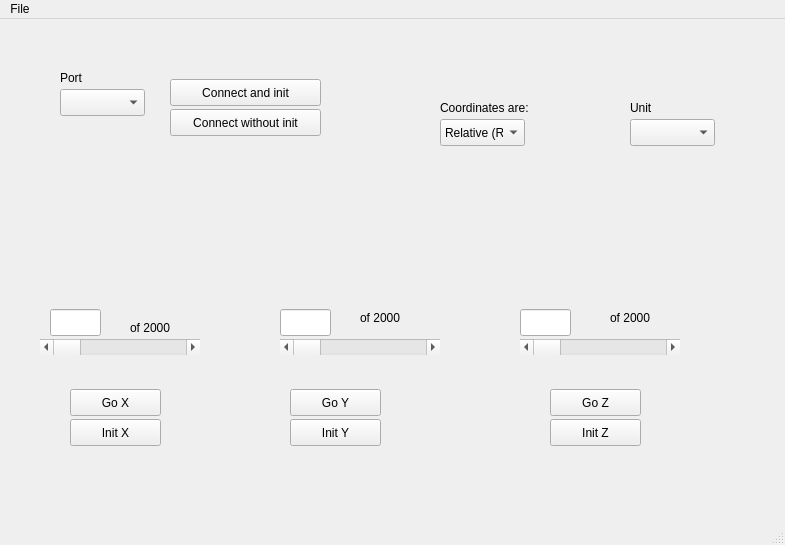
<?xml version="1.0" encoding="UTF-8"?>
<ui version="4.0">
 <class>MainWindow</class>
 <widget class="QMainWindow" name="MainWindow">
  <property name="geometry">
   <rect>
    <x>0</x>
    <y>0</y>
    <width>785</width>
    <height>545</height>
   </rect>
  </property>
  <property name="windowTitle">
   <string>MainWindow</string>
  </property>
  <widget class="QWidget" name="centralwidget">
   <widget class="QScrollBar" name="horizontalScrollBar">
    <property name="geometry">
     <rect>
      <x>40</x>
      <y>320</y>
      <width>160</width>
      <height>16</height>
     </rect>
    </property>
    <property name="orientation">
     <enum>Qt::Horizontal</enum>
    </property>
   </widget>
   <widget class="QScrollBar" name="horizontalScrollBar_2">
    <property name="geometry">
     <rect>
      <x>280</x>
      <y>320</y>
      <width>160</width>
      <height>16</height>
     </rect>
    </property>
    <property name="orientation">
     <enum>Qt::Horizontal</enum>
    </property>
   </widget>
   <widget class="QScrollBar" name="horizontalScrollBar_3">
    <property name="geometry">
     <rect>
      <x>520</x>
      <y>320</y>
      <width>160</width>
      <height>16</height>
     </rect>
    </property>
    <property name="orientation">
     <enum>Qt::Horizontal</enum>
    </property>
   </widget>
   <widget class="QLineEdit" name="lineEdit_2">
    <property name="geometry">
     <rect>
      <x>50</x>
      <y>290</y>
      <width>51</width>
      <height>27</height>
     </rect>
    </property>
   </widget>
   <widget class="QLineEdit" name="lineEdit_3">
    <property name="geometry">
     <rect>
      <x>280</x>
      <y>290</y>
      <width>51</width>
      <height>27</height>
     </rect>
    </property>
   </widget>
   <widget class="QLineEdit" name="lineEdit_5">
    <property name="geometry">
     <rect>
      <x>520</x>
      <y>290</y>
      <width>51</width>
      <height>27</height>
     </rect>
    </property>
   </widget>
   <widget class="QLabel" name="label">
    <property name="geometry">
     <rect>
      <x>130</x>
      <y>300</y>
      <width>61</width>
      <height>17</height>
     </rect>
    </property>
    <property name="text">
     <string>of 2000</string>
    </property>
   </widget>
   <widget class="QLabel" name="label_2">
    <property name="geometry">
     <rect>
      <x>360</x>
      <y>290</y>
      <width>61</width>
      <height>17</height>
     </rect>
    </property>
    <property name="text">
     <string>of 2000</string>
    </property>
   </widget>
   <widget class="QLabel" name="label_3">
    <property name="geometry">
     <rect>
      <x>610</x>
      <y>290</y>
      <width>61</width>
      <height>17</height>
     </rect>
    </property>
    <property name="text">
     <string>of 2000</string>
    </property>
   </widget>
   <widget class="QLabel" name="label_4">
    <property name="geometry">
     <rect>
      <x>630</x>
      <y>80</y>
      <width>61</width>
      <height>17</height>
     </rect>
    </property>
    <property name="text">
     <string>Unit</string>
    </property>
   </widget>
   <widget class="QComboBox" name="comboBox">
    <property name="geometry">
     <rect>
      <x>630</x>
      <y>100</y>
      <width>85</width>
      <height>27</height>
     </rect>
    </property>
   </widget>
   <widget class="QLabel" name="label_5">
    <property name="geometry">
     <rect>
      <x>60</x>
      <y>50</y>
      <width>61</width>
      <height>17</height>
     </rect>
    </property>
    <property name="text">
     <string>Port</string>
    </property>
   </widget>
   <widget class="QComboBox" name="comboBox_2">
    <property name="geometry">
     <rect>
      <x>60</x>
      <y>70</y>
      <width>85</width>
      <height>27</height>
     </rect>
    </property>
   </widget>
   <widget class="QPushButton" name="pushButton">
    <property name="geometry">
     <rect>
      <x>70</x>
      <y>370</y>
      <width>91</width>
      <height>27</height>
     </rect>
    </property>
    <property name="text">
     <string>Go X</string>
    </property>
   </widget>
   <widget class="QPushButton" name="pushButton_2">
    <property name="geometry">
     <rect>
      <x>290</x>
      <y>370</y>
      <width>91</width>
      <height>27</height>
     </rect>
    </property>
    <property name="text">
     <string>Go Y</string>
    </property>
   </widget>
   <widget class="QPushButton" name="pushButton_3">
    <property name="geometry">
     <rect>
      <x>550</x>
      <y>370</y>
      <width>91</width>
      <height>27</height>
     </rect>
    </property>
    <property name="text">
     <string>Go Z</string>
    </property>
   </widget>
   <widget class="QPushButton" name="pushButton_4">
    <property name="geometry">
     <rect>
      <x>170</x>
      <y>60</y>
      <width>151</width>
      <height>27</height>
     </rect>
    </property>
    <property name="text">
     <string>Connect and init</string>
    </property>
   </widget>
   <widget class="QPushButton" name="pushButton_5">
    <property name="geometry">
     <rect>
      <x>170</x>
      <y>90</y>
      <width>151</width>
      <height>27</height>
     </rect>
    </property>
    <property name="text">
     <string>Connect without init</string>
    </property>
   </widget>
   <widget class="QPushButton" name="pushButton_6">
    <property name="geometry">
     <rect>
      <x>70</x>
      <y>400</y>
      <width>91</width>
      <height>27</height>
     </rect>
    </property>
    <property name="text">
     <string>Init X</string>
    </property>
   </widget>
   <widget class="QPushButton" name="pushButton_7">
    <property name="geometry">
     <rect>
      <x>290</x>
      <y>400</y>
      <width>91</width>
      <height>27</height>
     </rect>
    </property>
    <property name="text">
     <string>Init Y</string>
    </property>
   </widget>
   <widget class="QPushButton" name="pushButton_8">
    <property name="geometry">
     <rect>
      <x>550</x>
      <y>400</y>
      <width>91</width>
      <height>27</height>
     </rect>
    </property>
    <property name="text">
     <string>Init Z</string>
    </property>
   </widget>
   <widget class="QComboBox" name="comboBox_3">
    <property name="geometry">
     <rect>
      <x>440</x>
      <y>100</y>
      <width>85</width>
      <height>27</height>
     </rect>
    </property>
    <item>
     <property name="text">
      <string>Relative (Rel)</string>
     </property>
    </item>
    <item>
     <property name="text">
      <string>Absolute (Abs)</string>
     </property>
    </item>
   </widget>
   <widget class="QLabel" name="label_6">
    <property name="geometry">
     <rect>
      <x>440</x>
      <y>80</y>
      <width>111</width>
      <height>17</height>
     </rect>
    </property>
    <property name="text">
     <string>Coordinates are:</string>
    </property>
   </widget>
  </widget>
  <widget class="QMenuBar" name="menubar">
   <property name="geometry">
    <rect>
     <x>0</x>
     <y>0</y>
     <width>785</width>
     <height>25</height>
    </rect>
   </property>
   <widget class="QMenu" name="menuFile">
    <property name="title">
     <string>File</string>
    </property>
    <addaction name="actionOpen_Config"/>
    <addaction name="actionSave_Config"/>
    <addaction name="actionClose"/>
   </widget>
   <addaction name="menuFile"/>
  </widget>
  <widget class="QStatusBar" name="statusbar"/>
  <action name="actionOpen_Config">
   <property name="text">
    <string>Open Config</string>
   </property>
  </action>
  <action name="actionSave_Config">
   <property name="text">
    <string>Save Config</string>
   </property>
  </action>
  <action name="actionClose">
   <property name="text">
    <string>Close</string>
   </property>
  </action>
 </widget>
 <resources/>
 <connections/>
</ui>
